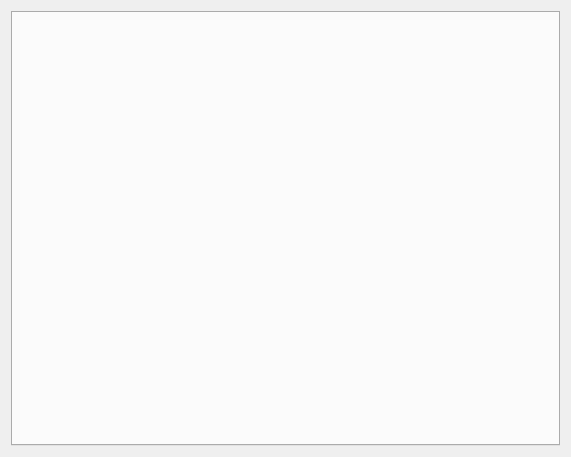
<?xml version="1.0" encoding="UTF-8"?>
<ui version="4.0">
 <class>QGCTabbedInfoView</class>
 <widget class="QWidget" name="QGCTabbedInfoView">
  <property name="geometry">
   <rect>
    <x>0</x>
    <y>0</y>
    <width>571</width>
    <height>457</height>
   </rect>
  </property>
  <property name="windowTitle">
   <string>Info View</string>
  </property>
  <layout class="QVBoxLayout" name="verticalLayout">
   <item>
    <widget class="QTabWidget" name="tabWidget">
     <property name="currentIndex">
      <number>-1</number>
     </property>
    </widget>
   </item>
  </layout>
 </widget>
 <resources/>
 <connections/>
</ui>
